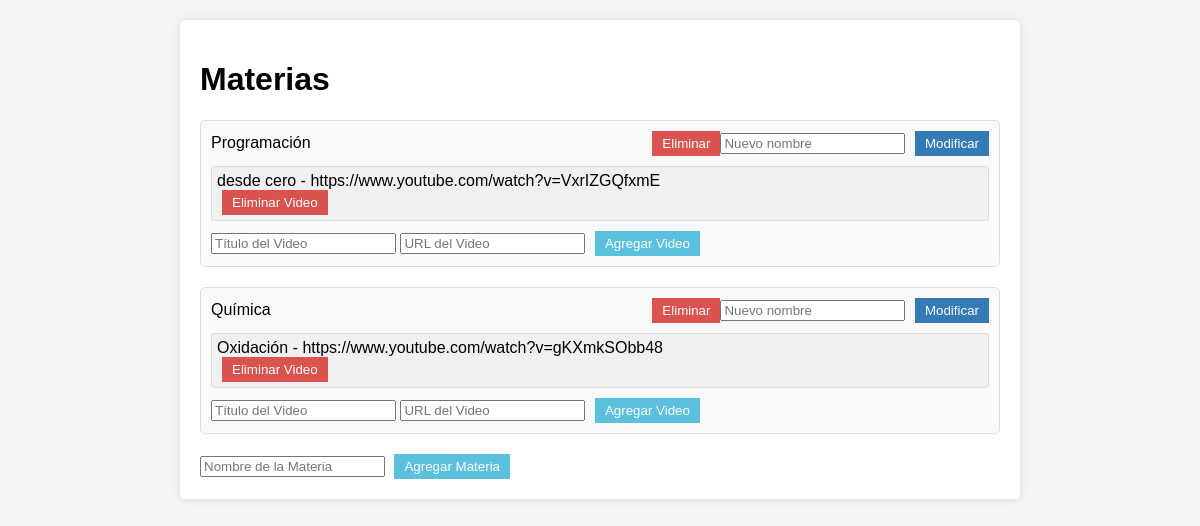
Before: / with the older database file.
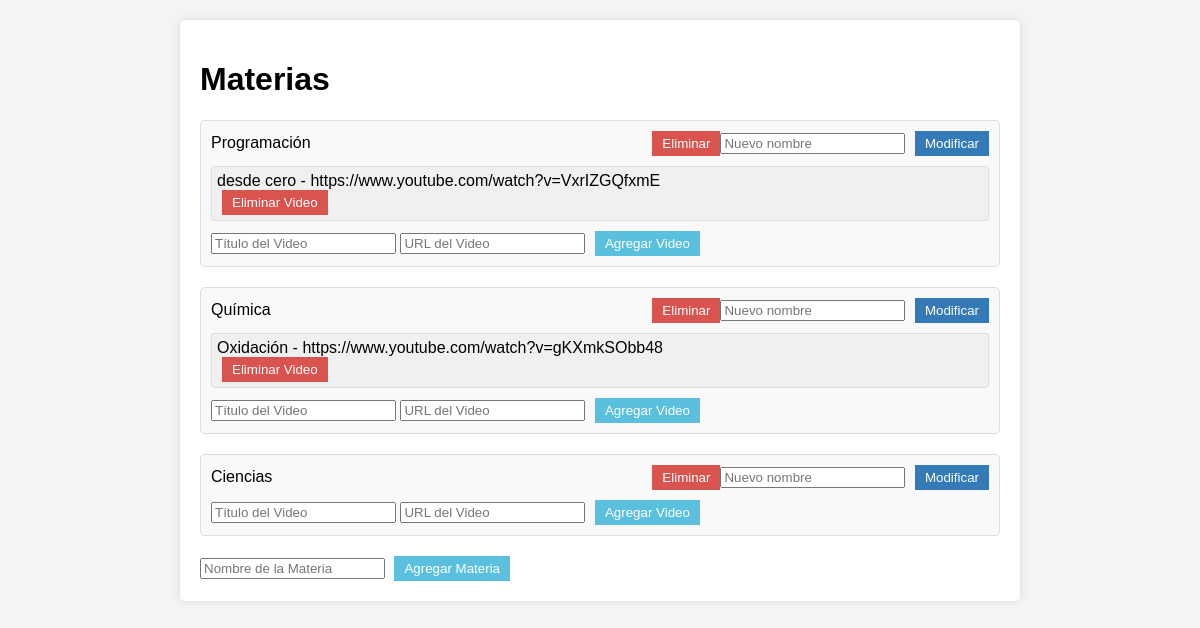
After: the same page with the newer database file.
### app.py (models this page shows)
class Materia(db.Model):
    id = db.Column(db.Integer, primary_key=True)
    nombre = db.Column(db.String(255), nullable=False)
    videos = db.relationship('Video', backref='materia', lazy=True)

class Video(db.Model):
    id = db.Column(db.Integer, primary_key=True)
    titulo = db.Column(db.String(255), nullable=False)
    url = db.Column(db.String(255), nullable=False)
    materia_id = db.Column(db.Integer, db.ForeignKey('materia.id'), nullable=False)

### app.py (the view)
@app.route('/')
def index():
    materias = Materia.query.all()
    return render_template('index.html', materias=materias)

### templates/index.html (shortened to what this page needs)
<!DOCTYPE html>
<html lang="en">
<head>
    <link rel="stylesheet" href="{{ url_for('static', filename='styles.css') }}">
</head>
<body>
    <div class="container">
        <h1>Materias</h1>
        <ul class="materias-list">
            {% for materia in materias %}
                <li class="materia-item">
                    <div class="materia-header">
                        <span>{{ materia.nombre }}</span>
                        <div class="materia-actions">
                            <form action="{{ url_for('eliminar_materia', materia_id=materia.id) }}" method="get">
                                <button type="submit" class="btn btn-danger">Eliminar</button>
                            </form>
                            <form action="{{ url_for('modificar_materia', materia_id=materia.id) }}" method="post">
                                <input type="text" name="nueva_nombre" placeholder="Nuevo nombre">
                                <button type="submit" class="btn btn-primary">Modificar</button>
                            </form>
                        </div>
                    </div>
                    <ul class="videos-list">
                        {% for video in materia.videos %}
                            <li class="video-item">
                                {{ video.titulo }} - {{ video.url }}
                                <form action="{{ url_for('eliminar_video', video_id=video.id) }}" method="post">
                                    <button type="submit" class="btn btn-danger">Eliminar Video</button>
                                </form>
                            </li>
                        {% endfor %}
                        <form action="{{ url_for('agregar_video', materia_id=materia.id) }}" method="post">
                            <input type="text" name="titulo" placeholder="Título del Video">
                            <input type="text" name="url" placeholder="URL del Video">
                            <button type="submit" class="btn btn-success">Agregar Video</button>
                        </form>
                    </ul>
                </li>
            {% endfor %}
        </ul>
        <form action="{{ url_for('agregar_materia') }}" method="post">
            <input type="text" name="nombre_materia" placeholder="Nombre de la Materia">
            <button type="submit" class="btn btn-success">Agregar Materia</button>
        </form>
    </div>
</body>
</html>

### static/styles.css (style rules this page uses)
body { font-family: Arial, sans-serif; background-color: #f4f4f4; margin: 0; padding: 0; }
.container { max-width: 800px; margin: 20px auto; padding: 20px; background-color: #fff; border-radius: 5px; box-shadow: 0 0 10px rgba(0, 0, 0, 0.1); }
.materias-list { list-style-type: none; padding: 0; }
.materia-item { margin-bottom: 20px; border: 1px solid #ddd; border-radius: 5px; padding: 10px; background-color: #f9f9f9; }
.materia-header { display: flex; justify-content: space-between; align-items: center; }
.materia-actions { display: flex; }
.videos-list { list-style-type: none; padding: 0; margin-top: 10px; }
.video-item { margin-bottom: 10px; padding: 5px; background-color: #f0f0f0; border: 1px solid #ddd; border-radius: 3px; }
.btn { cursor: pointer; padding: 5px 10px; margin-left: 5px; }
.btn-danger { background-color: #d9534f; color: #fff; border: none; }
.btn-success { background-color: #5bc0de; color: #fff; border: none; }
.btn-primary { background-color: #337ab7; color: #fff; border: none; }

Changed rows visible on the page:
added Materia: nombre "Ciencias"
